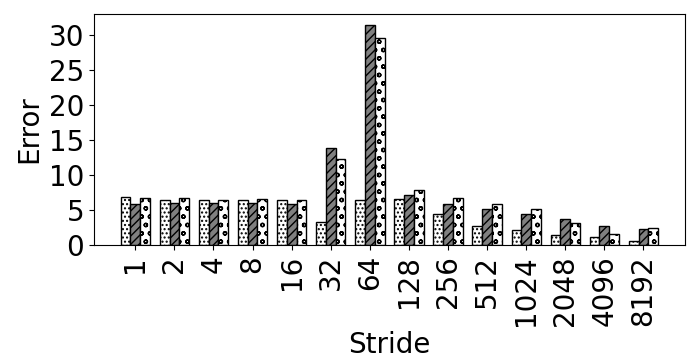

Write Python code to recreate this figure.
import random
import matplotlib
import matplotlib.pyplot as plt
from matplotlib import style

import numpy as np
import matplotlib.patches as mpatches

#plt.rcdefaults()
fig, ax = plt.subplots()

fig.set_size_inches(7, 3.5)


#stride = ['stride-1', 'stride-2', 'stride-4', 'stride-8', 'stride-16', 'stride-32', 'stride-64', 'stride-128', 'stride-256', 'stride-512', 'stride-1024', 'stride-2048', 'stride-4096', 'stride-8192']
stride = ['1', '2', '4', '8', '16', '32', '64', '128', '256', '512', '1024', '2048', '4096', '8192']

bwell=[6.89069444247191, 6.47014122859027, 6.42643296065269, 6.43609859988483, 6.38857299539492, 3.26365220729129, 6.49735416269361, 6.55447542164415, 4.47203648233109, 2.75758863247103, 2.22480859663468, 1.49070279370441, 1.15001617368554, 0.590199260221682]
slake=[5.88882956120705, 5.98463222291239, 6.0207752729683, 6.07153591824467, 5.92163829413803, 13.8424115016415, 31.509156151405, 7.1446060078777, 5.90311254823126, 5.17520925596162, 4.50237654769609, 3.70262794271104, 2.72875165721473, 2.36387533932971]
clake=[6.67622832997136, 6.78572110367297, 6.44110340219069, 6.5672415879124, 6.42267823185875, 12.2711733852531, 29.5646990964552, 7.86374802607294, 6.69108987991964, 5.85502399957178, 5.15318394311387, 3.19693147444586, 1.53771100204558, 2.40203739138471]

barwidth=.25
# Set position of bar on X axis
r1 = np.arange(len(bwell))
r2 = [x + barwidth for x in r1]
r3 = [x + barwidth for x in r2]


x_pos = np.arange(len(stride))  # the label locations
#ax.barh(x_pos, read, hatch='....', color='white', edgecolor='black')
#rects1 = plt.bar(x, traffic, .8, hatch='....', color='white', edgecolor='black')
plt.bar(r1, bwell, width=barwidth, hatch='....', color='white', edgecolor='black', label='Broadwell')
plt.bar(r2, slake, width=barwidth, hatch='////', color='grey', edgecolor='black', label='Sky Lake')
plt.bar(r3, clake, width=barwidth, hatch='oo', color='white', edgecolor='black', label='Cascade Lake')

#plt.legend(handlelength=3, fontsize=12)

#plt.legend(loc="upper right", fontsize=12)


ax.set_ylabel('Error', fontsize=16)
ax.set_xlabel('Stride', fontsize=16)


#plt.title('', fontsize=18)
#ax.set_xticks(x_pos)

plt.yticks(fontsize=14)
#plt.yticks(np.arange(0, 100, 10), fontsize=14)
#ax.get_yaxis().get_major_formatter().set_scientific(False)

plt.xticks([r + barwidth for r in range(len(bwell))], stride, fontsize=12, rotation=90)

#plt.xticks(rotation=90, fontsize=14)
#ax.set_xticklabels(stride, fontsize=12)

#ax.invert_yaxis()
plt.tight_layout()

plt.show()
fig.savefig('50_non_init_pref.png', dpi=100)

# Example data
